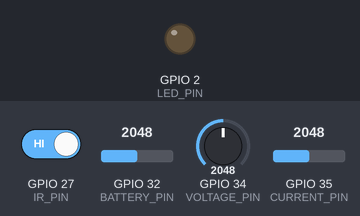
The sketch below on a simulated ESP32. Parts: output pins drawn as LEDs (lit = HIGH). The test bench sets the inputs (shaded band); at power-on: GPIO 27 (IR_PIN) HIGH, GPIO 32 (BATTERY_PIN) = 2048, GPIO 34 (VOLTAGE_PIN) = 2048, GPIO 35 (CURRENT_PIN) = 2048. WiFi joins after 1.5 s; servers stay silent unless stated; uploads are accepted with an empty reply; what the sketch prints to the serial monitor is not drawn.

Above: at 4.4 s.
4.5 s: GPIO 27 (IR_PIN) driven LOW
At 4.56 s:
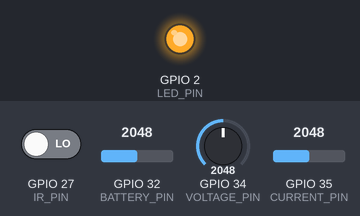
Timing chart, 0 to 13.2 s (numbered marks = the images above; inputs shaded):
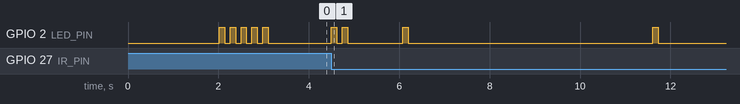

The sketch:

esp32_code.ino
```cpp
/*
 * ============================================================
 *  RoadVolt – Smart Speed Breaker Energy Harvesting System
 *  ESP32 Firmware
 *  Connect: Voltage Sensor → GPIO34 (A6)
 *           ACS712 Current → GPIO35 (A7)
 *           IR Sensor      → GPIO27 (D27)
 *           LED Indicator  → GPIO2  (onboard)
 * ============================================================
 */

#include <WiFi.h>
#include <HTTPClient.h>
#include <ArduinoJson.h>

// ─────────────────────────────────────────
//  Configuration  (EDIT THESE)
// ─────────────────────────────────────────
const char* WIFI_SSID       = "YOUR_WIFI_NAME";
const char* WIFI_PASSWORD   = "YOUR_WIFI_PASSWORD";
const char* SERVER_URL      = "http://192.168.1.XX:8000/energy";
// Replace 192.168.1.XX with your laptop IP.
// On Mac, find it with: ifconfig | grep 'inet '
// On Windows: ipconfig | findstr IPv4

// ─────────────────────────────────────────
//  Pin Definitions
// ─────────────────────────────────────────
#define VOLTAGE_PIN   34    // Analog – Voltage sensor signal
#define CURRENT_PIN   35    // Analog – ACS712 output
#define IR_PIN        27    // Digital – IR obstacle sensor
#define LED_PIN        2    // Onboard LED (indicator)
#define BATTERY_PIN   32    // Analog – Battery voltage divider

// ─────────────────────────────────────────
//  Sensor Calibration Constants
// ─────────────────────────────────────────
// Voltage sensor (0–25V module, 5:1 divider, 12-bit ADC on 3.3V ref)
#define ADC_RESOLUTION    4095.0
#define ADC_VREF          3.3
#define VOLTAGE_DIVIDER   5.0     // Module divides by 5

// ACS712-5A: sensitivity 185 mV/A, offset ~2.5V
#define ACS712_SENSITIVITY  0.185   // Volts per Amp (5A model)
#define ACS712_OFFSET       2.5     // Volts at zero current

// ─────────────────────────────────────────
//  State Variables
// ─────────────────────────────────────────
int   vehicleCount   = 0;
float batteryLevel   = 0.0;
bool  irLastState    = HIGH;        // Debounce tracking
unsigned long lastSend = 0;
const unsigned long SEND_INTERVAL = 5000;  // Send every 5 seconds

// ─────────────────────────────────────────
//  Setup
// ─────────────────────────────────────────
void setup() {
  Serial.begin(115200);
  delay(500);

  pinMode(IR_PIN,  INPUT);
  pinMode(LED_PIN, OUTPUT);

  Serial.println("\n╔══════════════════════════════╗");
  Serial.println("║   RoadVolt – ESP32 Firmware  ║");
  Serial.println("╚══════════════════════════════╝");

  connectWiFi();
}

// ─────────────────────────────────────────
//  Main Loop
// ─────────────────────────────────────────
void loop() {

  // Detect vehicle (IR sensor LOW = object detected)
  bool irCurrent = digitalRead(IR_PIN);
  if (irCurrent == LOW && irLastState == HIGH) {
    vehicleCount++;
    Serial.print("🚗 Vehicle detected! Count: ");
    Serial.println(vehicleCount);
    blinkLED(2);
    delay(800);   // Debounce delay
  }
  irLastState = irCurrent;

  // Send data every SEND_INTERVAL ms
  if (millis() - lastSend >= SEND_INTERVAL) {
    float voltage = readVoltage();
    float current = readCurrent();
    float power   = voltage * current;
    batteryLevel  = readBatteryLevel();

    printReadings(voltage, current, power, batteryLevel);

    if (WiFi.status() == WL_CONNECTED) {
      sendData(voltage, current, power, vehicleCount, batteryLevel);
      vehicleCount = 0;   // Reset count after sending
    } else {
      Serial.println("⚠️  WiFi disconnected – reconnecting...");
      connectWiFi();
    }

    lastSend = millis();
  }
}

// ─────────────────────────────────────────
//  Sensor Reading Functions
// ─────────────────────────────────────────

float readVoltage() {
  // Average 20 samples for stability
  long sum = 0;
  for (int i = 0; i < 20; i++) {
    sum += analogRead(VOLTAGE_PIN);
    delay(2);
  }
  float raw  = sum / 20.0;
  float vADC = (raw / ADC_RESOLUTION) * ADC_VREF;
  float vOut = vADC * VOLTAGE_DIVIDER;   // Scale back to real voltage
  return max(0.0f, vOut);
}

float readCurrent() {
  // Average 30 samples for AC ripple rejection
  long sum = 0;
  for (int i = 0; i < 30; i++) {
    sum += analogRead(CURRENT_PIN);
    delay(1);
  }
  float raw   = sum / 30.0;
  float vSens = (raw / ADC_RESOLUTION) * ADC_VREF;
  float current = (vSens - ACS712_OFFSET) / ACS712_SENSITIVITY;
  return max(0.0f, current);
}

float readBatteryLevel() {
  // Assumes battery max 12.6V, connected through voltage divider to ADC
  // Divider: 10kΩ + 3.3kΩ → reading 0–3.3V for 0–12.9V battery
  float raw  = analogRead(BATTERY_PIN);
  float vADC = (raw / ADC_RESOLUTION) * ADC_VREF;
  float vBat = vADC * ((10.0 + 3.3) / 3.3);  // Scale by divider ratio
  float pct  = ((vBat - 9.0) / (12.6 - 9.0)) * 100.0;
  return constrain(pct, 0.0f, 100.0f);
}

// ─────────────────────────────────────────
//  Data Sending
// ─────────────────────────────────────────
void sendData(float voltage, float current, float power,
              int vehicle, float battery) {

  HTTPClient http;
  http.begin(SERVER_URL);
  http.addHeader("Content-Type", "application/json");

  // Build JSON using ArduinoJson
  StaticJsonDocument<256> doc;
  doc["voltage"] = round(voltage  * 100) / 100.0;
  doc["current"] = round(current  * 1000) / 1000.0;
  doc["power"]   = round(power    * 100) / 100.0;
  doc["vehicle"] = vehicle;
  doc["battery"] = round(battery  * 10) / 10.0;

  String json;
  serializeJson(doc, json);

  int code = http.POST(json);

  if (code == 200) {
    Serial.println("✅ Data sent to server");
    blinkLED(1);
  } else {
    Serial.print("❌ Server error: HTTP ");
    Serial.println(code);
  }

  http.end();
}

// ─────────────────────────────────────────
//  WiFi Connection
// ─────────────────────────────────────────
void connectWiFi() {
  Serial.print("Connecting to WiFi: ");
  Serial.println(WIFI_SSID);

  WiFi.begin(WIFI_SSID, WIFI_PASSWORD);

  int attempts = 0;
  while (WiFi.status() != WL_CONNECTED && attempts < 30) {
    delay(500);
    Serial.print(".");
    attempts++;
  }

  if (WiFi.status() == WL_CONNECTED) {
    Serial.println("\n✅ WiFi Connected!");
    Serial.print("IP Address: ");
    Serial.println(WiFi.localIP());
    blinkLED(5);
  } else {
    Serial.println("\n❌ WiFi connection failed. Will retry...");
  }
}

// ─────────────────────────────────────────
//  Utility
// ─────────────────────────────────────────
void blinkLED(int times) {
  for (int i = 0; i < times; i++) {
    digitalWrite(LED_PIN, HIGH);
    delay(120);
    digitalWrite(LED_PIN, LOW);
    delay(120);
  }
}

void printReadings(float v, float c, float p, float bat) {
  Serial.println("──────────────────────────");
  Serial.print("⚡ Voltage  : "); Serial.print(v,   2); Serial.println(" V");
  Serial.print("🔌 Current  : "); Serial.print(c,   3); Serial.println(" A");
  Serial.print("💡 Power    : "); Serial.print(p,   2); Serial.println(" W");
  Serial.print("🔋 Battery  : "); Serial.print(bat, 1); Serial.println(" %");
  Serial.print("🚗 Vehicles : "); Serial.println(vehicleCount);
  Serial.println("──────────────────────────");
}
```
